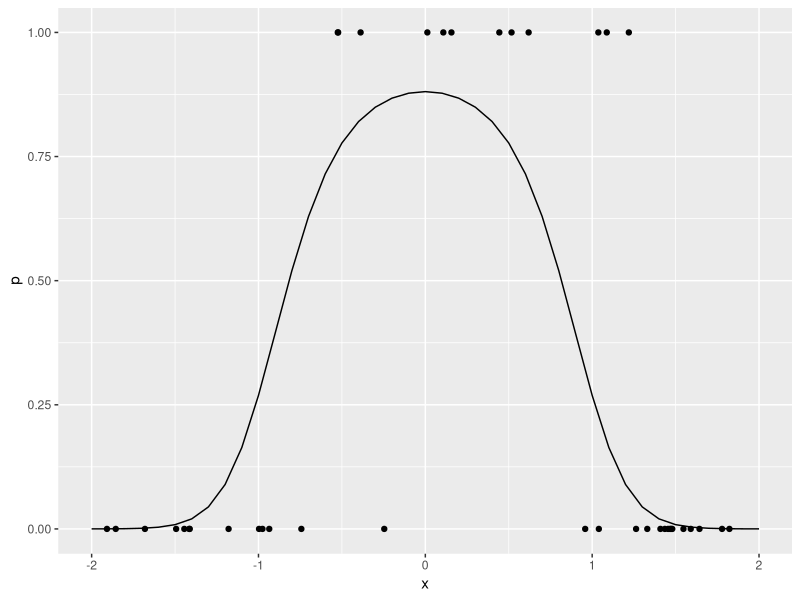
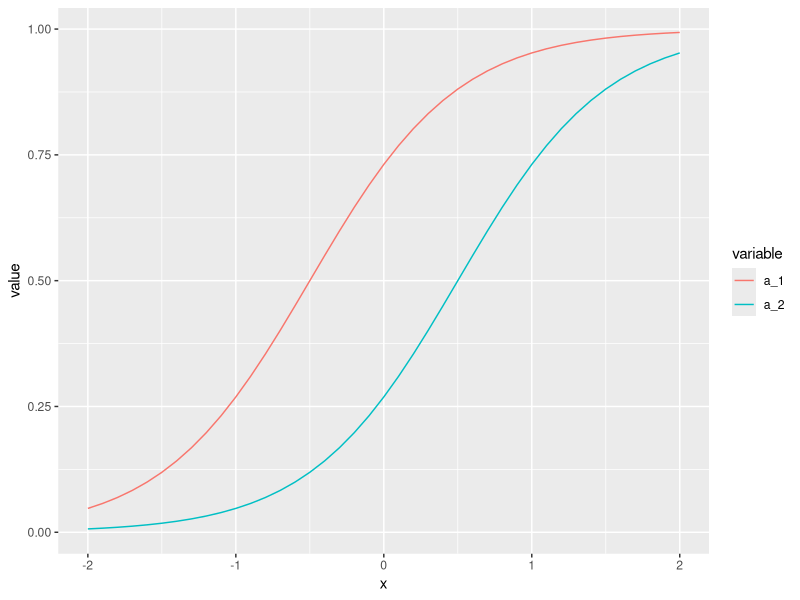
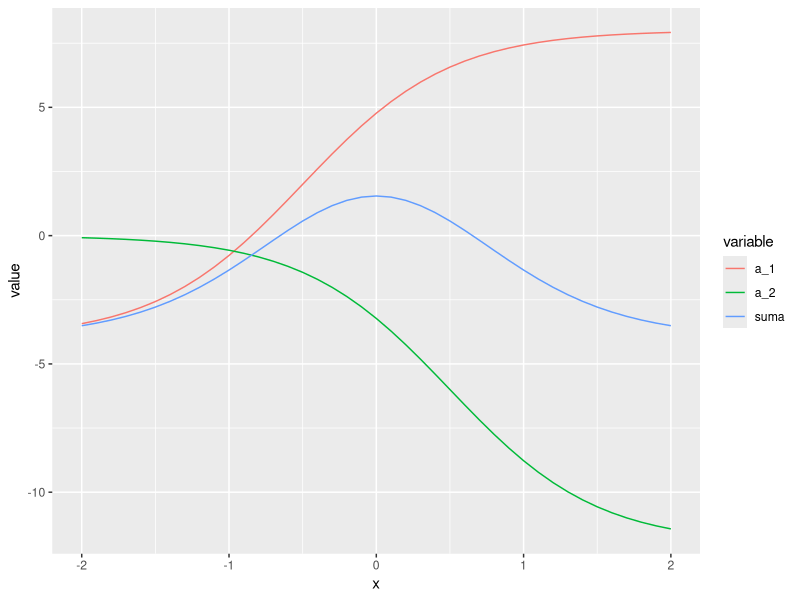
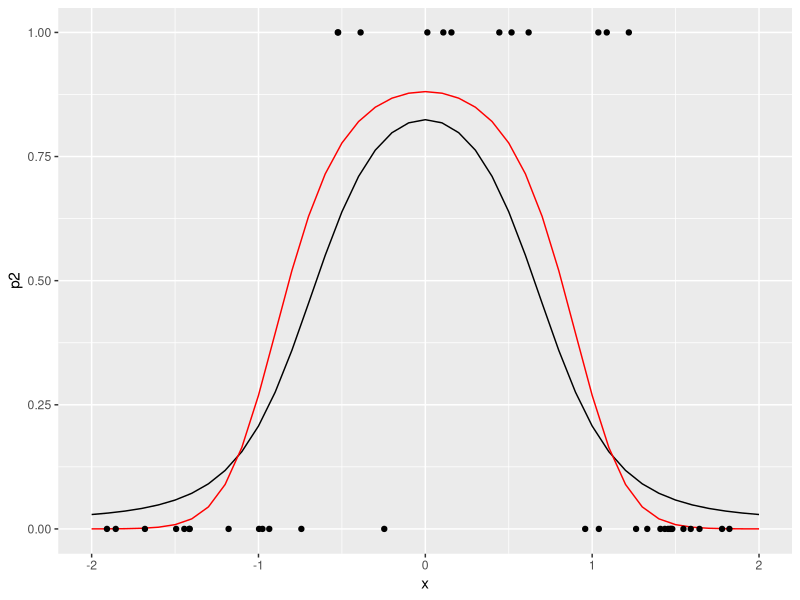
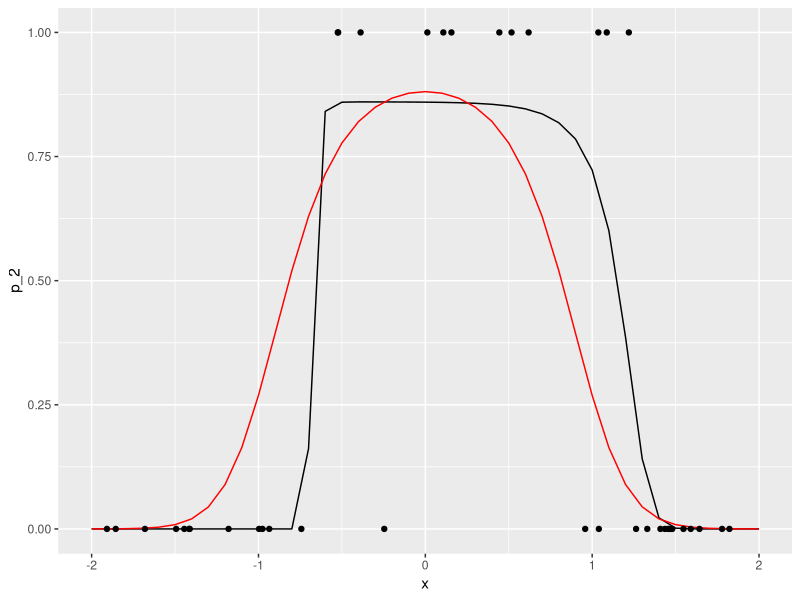
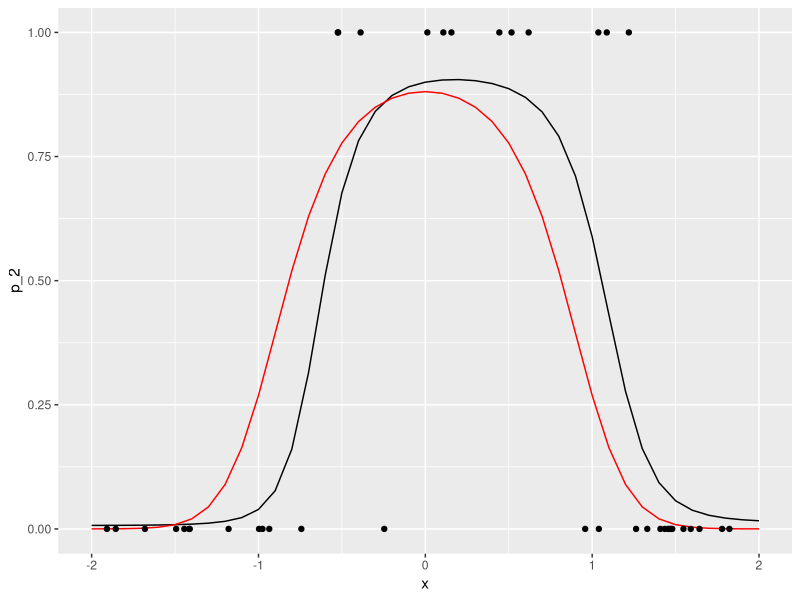
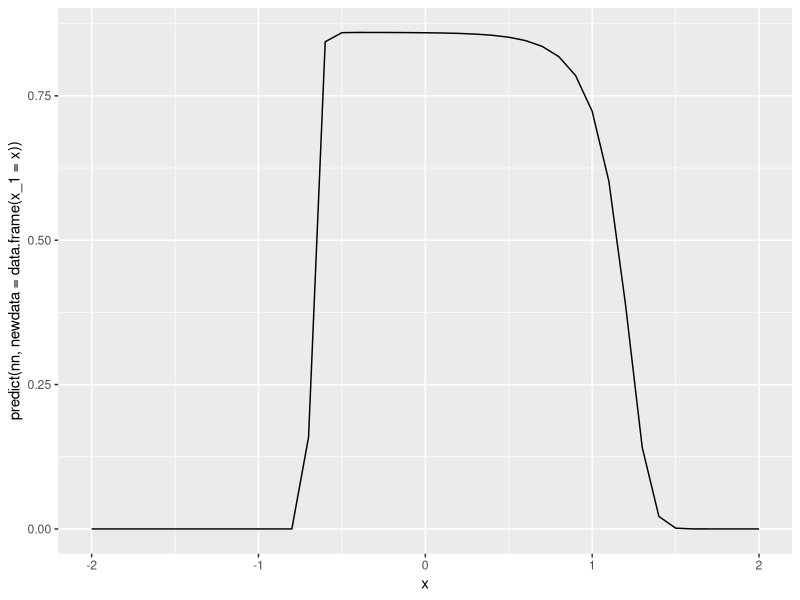
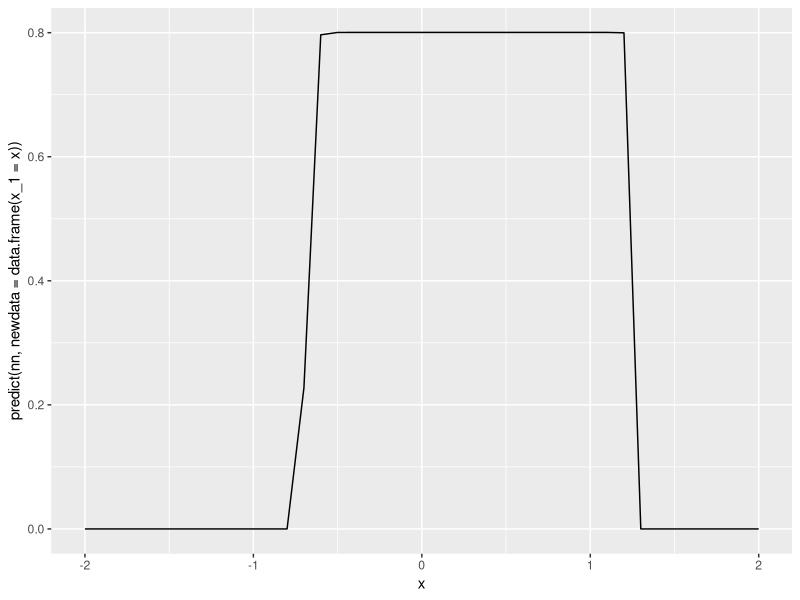

Reproduce these figures in R, in order.
## ---- chunk 1
library(knitr)
library(ggplot2)
library(dplyr)
library(tidyr)
## ---- chunk 2
h <- function(x){
    exp(x)/(1+exp(x))
}
x <- seq(-2,2,0.1)
p <- h(2-3*x^2) #probabilidad condicional de clase 1 (vs. 0)
set.seed(280577211)
x_1 <- runif(40, -2, 2)
g_1 <- rbinom(40, 1, h(2-3*x_1^2))
datos <- data.frame(x_1,g_1)
dat_p <- data.frame(x,p)
g <- qplot(x,p, geom='line')
g + geom_point(data = datos, aes(x=x_1,y=g_1))
## ---- chunk 3
library(DiagrammeR)
grViz("
digraph {
  graph [rankdir = LR]
  edge [color = gray]
  node [shape = circle]
  x; 
  a_1 [color=purple]
  a_2 [color=purple]
  p [color = red]
  x->a_1; x->a_2              
  a_1->p 
  a_2->p 
}
")
## ---- chunk 4
a_1 <- h( 1 + 2*x)  # 2(x+1/2)
a_2 <- h(-1 + 2*x)  # 2(x-1/2) # una es una versión desplazada de otra.
dat_a <- data.frame(x=x, a_1=a_1, a_2=a_2)
dat_a2 <- dat_a %>% gather(variable, value, a_1:a_2)
ggplot(dat_a2, aes(x=x, y=value, colour=variable, group=variable)) + geom_line()
dat_a <- data.frame(x=x, a_1=-4+12*a_1, a_2=-12*a_2, suma=-4+12*a_1-12*a_2)
dat_a2 <- dat_a %>% gather(variable, value, a_1:suma)
ggplot(dat_a2, aes(x=x, y=value, colour=variable, group=variable)) + geom_line()



dat_2 <- data.frame(x, p2=h(-4 + 12*a_1 - 12*a_2))
ggplot(dat_2, aes(x=x, y=p2)) + geom_line()+
geom_line(data=dat_p, aes(x=x,y=p), col='red') +ylim(c(0,1))+
   geom_point(data = datos, aes(x=x_1,y=g_1))

## ---- chunk 5
## esta función calcula los valores de cada nodo en toda la red,
## para cada entrada
feed.fow <- function(beta, x){
  a.1 <- h(beta[1] + beta[2]*x) # calcula variable 1 de capa oculta
  a.2 <- h(beta[3] + beta[4]*x) # calcula variable 2 de capa oculta
  p <- h(beta[5]+beta[6]*a.1 + beta[7]*a.2) # calcula capa de salida
  p
}




devianza.func <- function(x, g){
    # esta función es una fábrica de funciones
   devianza <- function(beta){
         p <- feed.fow(beta, x)
      - 2 * mean(g*log(p) + (1-g)*log(1-p))
   }
  devianza
}
## ---- chunk 6
dev <- devianza.func(x_1, g_1) # crea función dev
## ahora dev toma solamente los 7 parámetros beta:
dev(c(0,0,0,0,0,0,0))
dev(rnorm(7))
## ---- chunk 7
set.seed(512)
salida <- optim(runif(7,0,0.1), dev, method='BFGS', control = list(maxit=10000)) # inicializar al azar punto inicial
salida$par
beta <- salida$par

## hacer feed forward con beta encontroados
p_2 <- feed.fow(beta, x)
dat_2 <- data.frame(x, p_2=p_2)
ggplot(dat_2, aes(x=x, y=p_2)) + geom_line()+
geom_line(data=dat_p, aes(x=x,y=p), col='red') +ylim(c(0,1))+
   geom_point(data = datos, aes(x=x_1,y=g_1))
## ---- chunk 8
beta
## ---- chunk 9
devianza.reg <- function(x, g, lambda){
    # esta función es una fábrica de funciones
   devianza <- function(beta){
         p <- feed.fow(beta, x)
      - 2 * mean(g*log(p) + (1-g)*log(1-p)) + lambda*sum(beta^2) # 2o. término es el de regularización
   }
  devianza
}




dev.r <- devianza.reg(x_1, g_1, 0.0005) # crea función dev
set.seed(5)
salida <- optim(runif(7,-.1,.1), dev.r, method='BFGS', control=list(maxit=100000)) # inicializar al azar punto inicial
salida
beta <- salida$par
dev(beta)
## ---- chunk 10
p_2 <- feed.fow(beta, x)
dat.2 <- data.frame(x, p_2=p_2)
ggplot(dat.2, aes(x=x, y=p_2)) + geom_line()+
geom_line(data=dat_p, aes(x=x,y=p), col='red') +ylim(c(0,1))+
   geom_point(data = datos, aes(x=x_1,y=g_1))

## ---- chunk 11
library(nnet)
set.seed(12212)
datos$g_1 <- factor(datos$g_1)
nn <- nnet(g_1~x_1, data=datos, size = 2,maxit = 10000)
nn$wts
nn$value

2*nn$value/40
dev(nn$wts)
qplot(x, predict(nn, newdata=data.frame(x_1=x)), geom='line')
## ---- chunk 12
set.seed(88222)
nn <- nnet(g_1~x_1, data=datos, size = 2,maxit = 10000)
nn$wts
nn$value

2*nn$value/40
dev(nn$wts)
qplot(x, predict(nn, newdata=data.frame(x_1=x)), geom='line')
